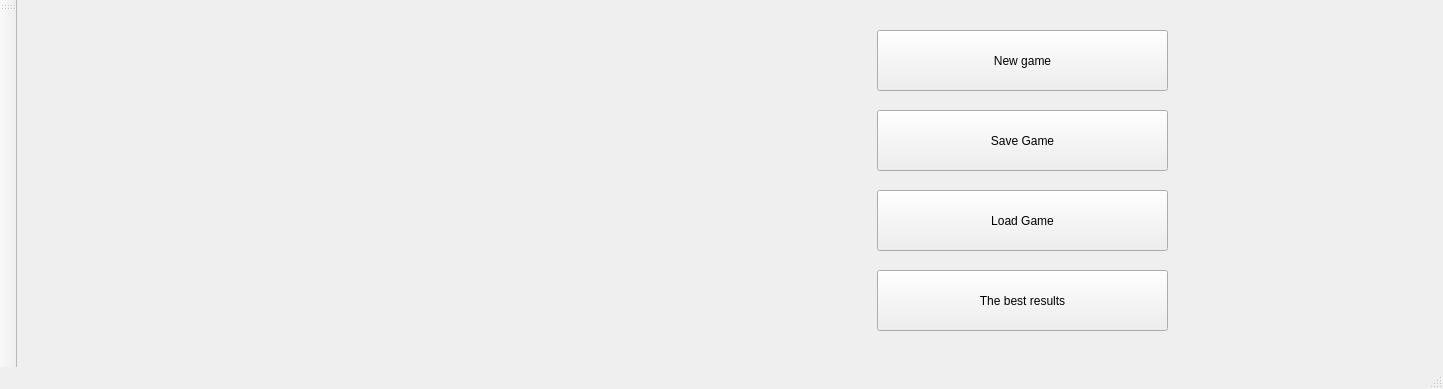
<?xml version="1.0" encoding="UTF-8"?>
<ui version="4.0">
 <class>MainWindow</class>
 <widget class="QMainWindow" name="MainWindow">
  <property name="geometry">
   <rect>
    <x>0</x>
    <y>0</y>
    <width>1443</width>
    <height>389</height>
   </rect>
  </property>
  <property name="windowTitle">
   <string>MainWindow</string>
  </property>
  <widget class="QWidget" name="centralWidget">
   <widget class="QPushButton" name="pushButton">
    <property name="geometry">
     <rect>
      <x>860</x>
      <y>30</y>
      <width>291</width>
      <height>61</height>
     </rect>
    </property>
    <property name="text">
     <string>New game</string>
    </property>
   </widget>
   <widget class="QPushButton" name="pushButton_2">
    <property name="geometry">
     <rect>
      <x>860</x>
      <y>110</y>
      <width>291</width>
      <height>61</height>
     </rect>
    </property>
    <property name="text">
     <string>Save Game</string>
    </property>
   </widget>
   <widget class="QPushButton" name="pushButton_3">
    <property name="geometry">
     <rect>
      <x>860</x>
      <y>190</y>
      <width>291</width>
      <height>61</height>
     </rect>
    </property>
    <property name="text">
     <string>Load Game</string>
    </property>
   </widget>
   <widget class="QPushButton" name="pushButton_4">
    <property name="geometry">
     <rect>
      <x>860</x>
      <y>270</y>
      <width>291</width>
      <height>61</height>
     </rect>
    </property>
    <property name="text">
     <string>The best results</string>
    </property>
   </widget>
  </widget>
  <widget class="QToolBar" name="mainToolBar">
   <attribute name="toolBarArea">
    <enum>LeftToolBarArea</enum>
   </attribute>
   <attribute name="toolBarBreak">
    <bool>false</bool>
   </attribute>
  </widget>
  <widget class="QStatusBar" name="statusBar"/>
 </widget>
 <layoutdefault spacing="6" margin="11"/>
 <resources/>
 <connections/>
</ui>
